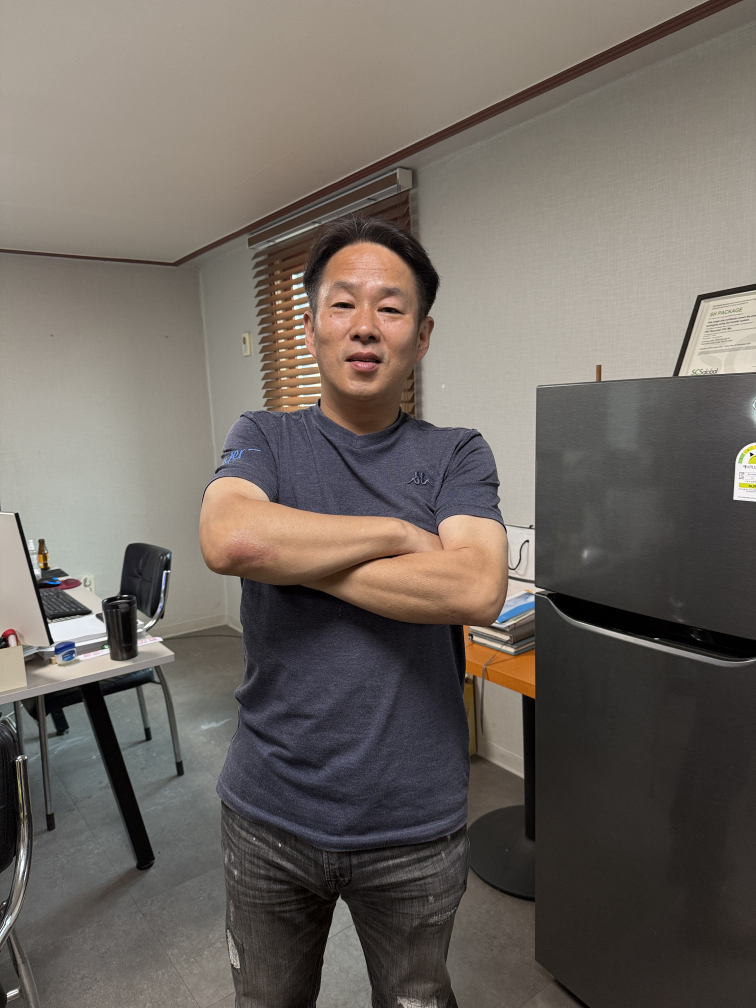
#> input picture IMG_3227.jpeg, 3024 x 4032 px (shown at 1/4 size)
$ python -i process_cli.py   (imports and definitions only)
#> lines starting #> are read from the running program, lines starting #| are printed output that depends on the picture
"""
월문FC 영상 자동 처리 파이프라인
: 하이라이트 감지 → 로고 오버레이 → 한글 자막 → 유튜브용 MP4 출력
"""

import subprocess, json, re, os, shutil, sys
import numpy as np
from pathlib import Path
from datetime import datetime

LOGO_PATH   = Path(__file__).parent.parent / 'logo.png'
FONT_PATH   = '/usr/share/fonts/truetype/nanum/NanumGothicBold.ttf'
OUTPUT_DIR  = Path('/tmp/wolmunfc_output')
# [1 line not run here, left out]


# ── 1. 영상 정보 ────────────────────────────────────────────────

# [36 lines left out: functions get_video_info, analyze_audio, not called in this run]


# ── 3. 모션 분석 ────────────────────────────────────────────────

def analyze_motion(path, sample_fps=2):
#> called with path = '../IMG_3227.jpeg', sample_fps = 2
    import cv2
    cap = cv2.VideoCapture(str(path))
    vfps = cap.get(cv2.CAP_PROP_FPS) or 30.0
    step = max(1, int(vfps / sample_fps))
    times, scores = [], []
    prev = None; idx = 0
    while True:
        ret, frame = cap.read()
#> frame is the input picture: shape (4032, 3024, 3); mean B, G, R 97, 103.6, 110.9
        if not ret: break
        if idx % step == 0:
            g = cv2.cvtColor(cv2.resize(frame, (320, 180)), cv2.COLOR_BGR2GRAY)
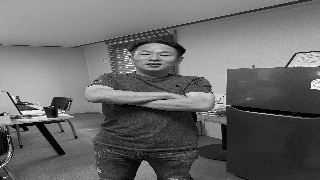
#> g: shape (180, 320); min 0, max 255, mean 104.9
            if prev is not None:
                scores.append(float(np.mean(cv2.absdiff(g, prev))))
                times.append(idx / vfps)
            prev = g
        idx += 1
    cap.release()
    return np.array(times), np.array(scores)


# ── 4. 하이라이트 구간 선정 ─────────────────────────────────────

# [66 lines left out: functions compute_scores, select_segments, build_filter, not called in this run]

def _esc(text: str) -> str:
    """ffmpeg drawtext 특수문자 이스케이프 (콜론·따옴표)"""
    return text.replace('\\', '\\\\').replace(':', '\\:').replace("'", "\\'")

# [206 lines left out: functions render_clip, make_intro, concat_clips, process, not called in this run]


# ── CLI 사용 ─────────────────────────────────────────────────────

# [14 lines not run here, left out]

>>> result = analyze_motion('../IMG_3227.jpeg')

$ run again, on IMG_3346.jpeg
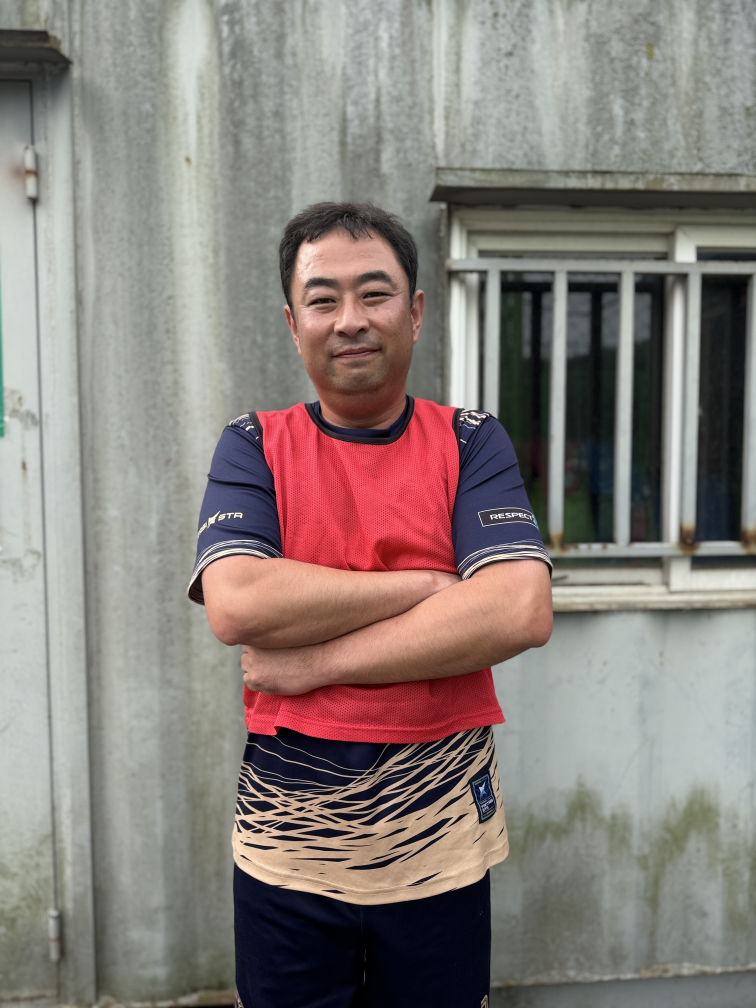
#> input picture IMG_3346.jpeg, 3024 x 4032 px (shown at 1/4 size)
#> in analyze_motion, frame is the input picture: shape (4032, 3024, 3); mean B, G, R 123.6, 128.1, 137.2
#> in analyze_motion, `g = cv2.cvtColor(cv2.resize(frame, (320, 180)), cv2.COLOR_BGR2GRAY)`:
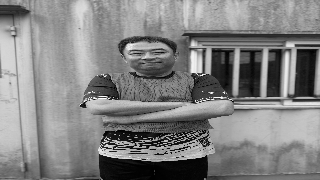
#> g: shape (180, 320); min 0, max 255, mean 130.2

$ run again, on IMG_3347.jpeg
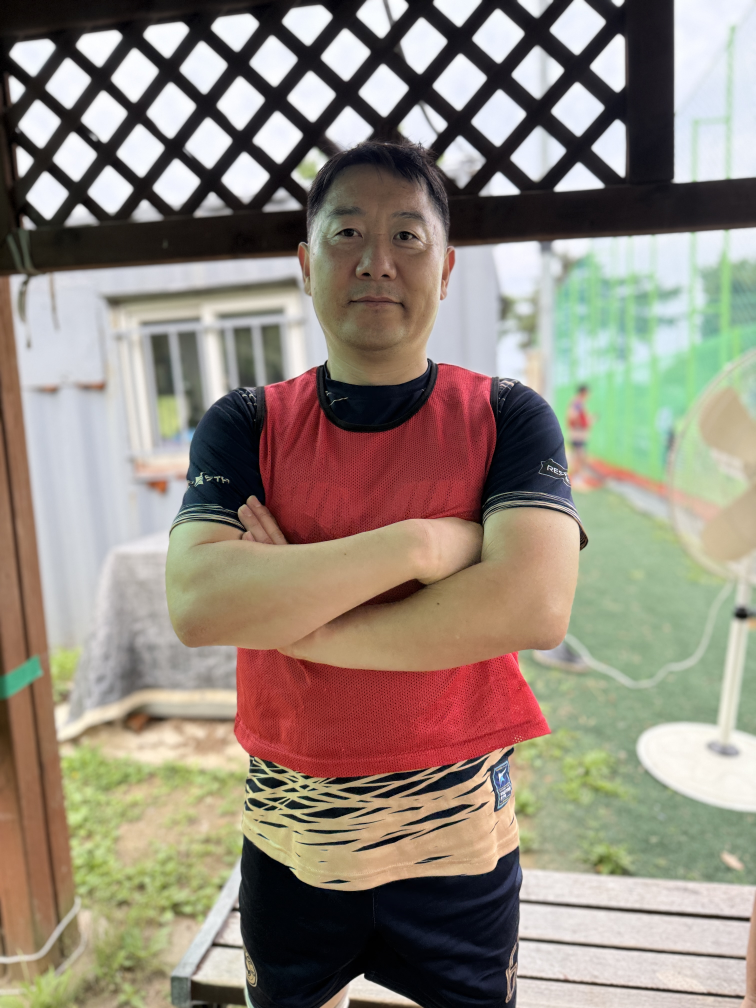
#> input picture IMG_3347.jpeg, 3024 x 4032 px (shown at 1/4 size)
#> in analyze_motion, frame is the input picture: shape (4032, 3024, 3); mean B, G, R 124.9, 137, 147.5
#> in analyze_motion, `g = cv2.cvtColor(cv2.resize(frame, (320, 180)), cv2.COLOR_BGR2GRAY)`:
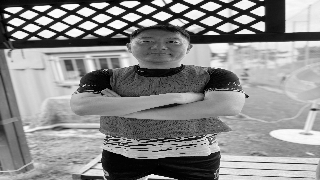
#> g: shape (180, 320); min 0, max 254, mean 138.7

$ run again, on IMG_3348.jpeg
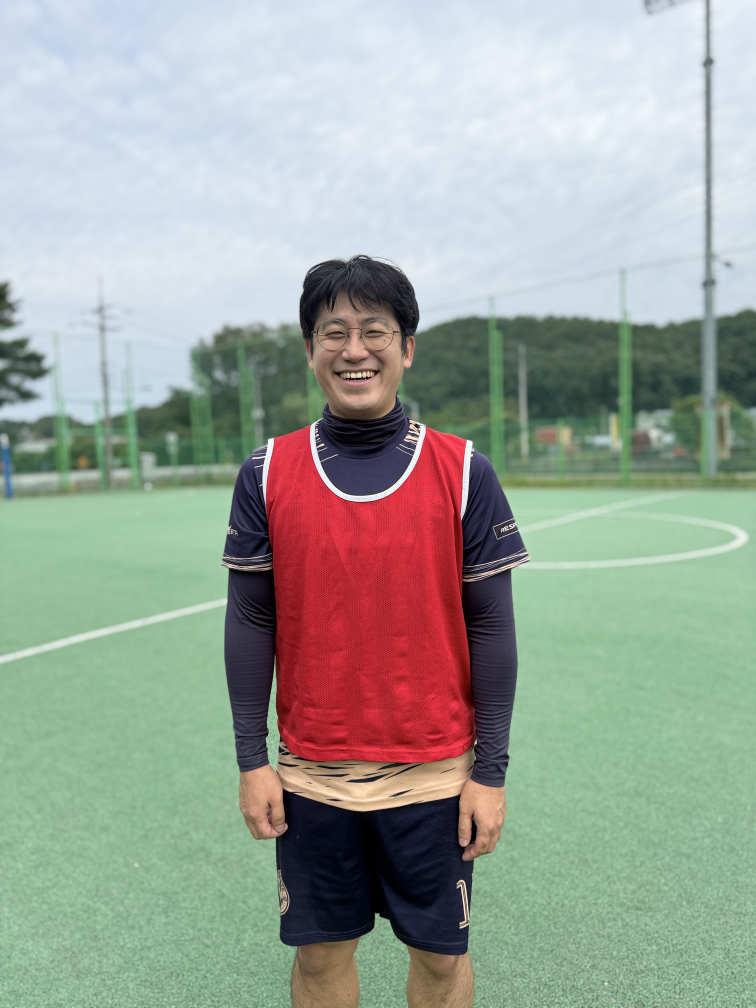
#> input picture IMG_3348.jpeg, 3024 x 4032 px (shown at 1/4 size)
#> in analyze_motion, frame is the input picture: shape (4032, 3024, 3); mean B, G, R 155.4, 165.1, 157.3
#> in analyze_motion, `g = cv2.cvtColor(cv2.resize(frame, (320, 180)), cv2.COLOR_BGR2GRAY)`:
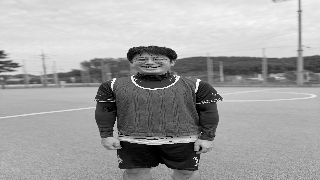
#> g: shape (180, 320); min 0, max 255, mean 161.5
